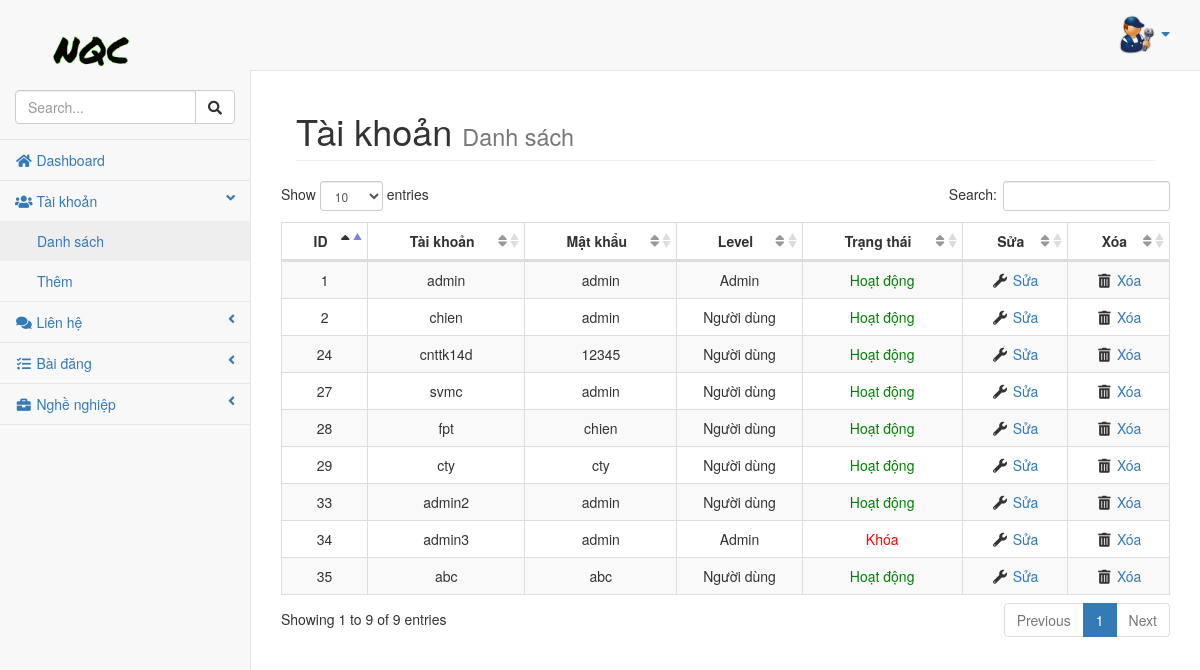
The page /?controller=admin&action=list-user (signed in) on the database its author committed.
### tables this page shows
CREATE TABLE `taikhoan` (
  `id` int(11) NOT NULL,
  `username` varchar(200) NOT NULL,
  `password` varchar(200) NOT NULL,
  `level` int(11) NOT NULL,
  `trangthai` varchar(20) NOT NULL
);

### models/db.php (called while the page is built, shortened)
<?php
	 class db{
		private $host ='localhost';
		private $user ='root';
		private $pass = '';
		private $database = 'tim_viec_lam';
		public function connect(){
			$this->conn = new mysqli($this->host,$this->user,$this->pass,$this->database);
			if(!$this->conn){
				die;
			}else
			mysqli_set_charset($this->conn,'utf8');
			return $this->conn;
		}
	}
 ?>

### control/master_control.php (called while the page is built, shortened)
<?php
include"models/master_model.php";
class master_control{
	public function select_all_user(){
			$u = new master_model();
			$data =	$u->select_all_user();
			return $data;
	}
}
?>

### models/master_model.php (called while the page is built, shortened)
<?php
	include "db.php";
	class master_model extends db
	{
			public function select_all_user(){
				$sql = "SELECT * FROM `taikhoan` ";
					$data = $this->connect()->query($sql);
				return $data;
			}
	}
 ?>

### views/admin/user/list.php (the view)
<div id="page-wrapper">
           <div class="container-fluid">
               <div class="row">
                   <div class="col-lg-12">
                       <h1 class="page-header">Tài khoản
                           <small>Danh sách</small>
                       </h1>
                   </div>
                   <table class="table table-striped table-bordered table-hover" id="dataTables-example">
                       <thead>
                           <tr align="center">
                               <th>ID</th>
                               <th>Tài khoản</th>
                               <th>Mật khẩu</th>
                               <th>Level</th>
                               <th>Trạng thái</th>
                               <th>Sửa</th>
                               <th>Xóa</th>
                           </tr>
                       </thead>
                       <tbody>
                           <?php
                               while ($row = $data->fetch_assoc()) { ?>
                                    <tr class="odd gradeX" align="center">
                                       <td><?=$row['id']?></td>
                                       <td><?=$row['username']?></td>
                                       <td><?=$row['password']?></td>
                                       <td ><?php if($row['level']==1)echo "Người dùng";else echo "Admin"; ?></td>
                                       <td><?php if($row['trangthai']=='on')echo "<span style='color: green;'>Hoạt động</span>";else echo "<span style='color: red;'>Khóa</span>"; ?></td>
                                       <td class="center"><i class="fas fa-wrench fa-fw"></i><a href="?controller=admin&action=sua-user&id=<?=$row['id']?>"> Sửa</a></td>
                                       <td class="center"><i class="fas fa-trash-alt fa-fw"></i></i> <a onclick="return confirm('Bạn có chắc chắn muốn xóa?');" href="?controller=admin&action=xoa-user&id=<?=$row['id']?>">Xóa</a></td>
                                   </tr>
                          <?php  } ?>
                       </tbody>
                   </table>
               </div>
           </div>
       </div>

### views/layout/header_admin.php (style rules this page uses)
th { text-align: center; }

### rows shown on the page
taikhoan: id "1", username "admin", password "admin", level "Admin", trangthai "Hoạt động"
taikhoan: id "2", username "chien", password "admin", level "Người dùng", trangthai "Hoạt động"
taikhoan: id "24", username "cnttk14d", password "12345", level "Người dùng", trangthai "Hoạt động"
taikhoan: id "27", username "svmc", password "admin", level "Người dùng", trangthai "Hoạt động"
taikhoan: id "28", username "fpt", password "chien", level "Người dùng", trangthai "Hoạt động"
taikhoan: id "29", username "cty", password "cty", level "Người dùng", trangthai "Hoạt động"
taikhoan: id "33", username "admin2", password "admin", level "Người dùng", trangthai "Hoạt động"
taikhoan: id "34", username "admin3", password "admin", level "Admin", trangthai "Khóa"
taikhoan: id "35", username "abc", password "abc", level "Người dùng", trangthai "Hoạt động"
